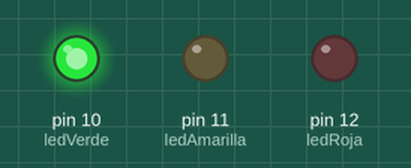
This sketch was run on a simulated Arduino Uno, built with avr-gcc and run on an emulated ATmega328P. Shown: output pins drawn as LEDs (lit = HIGH).

Above: at 2.5 s.
At 5.12 s:
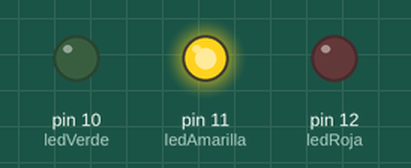
At 5.87 s:
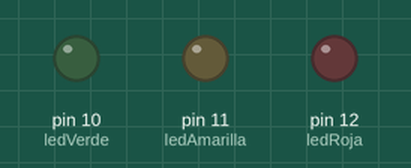
At 9.5 s:
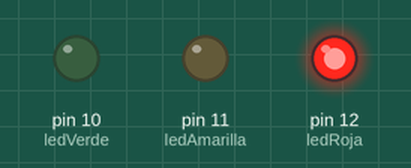
Timing chart, 0 to 15.6 s (numbered marks = the images above):
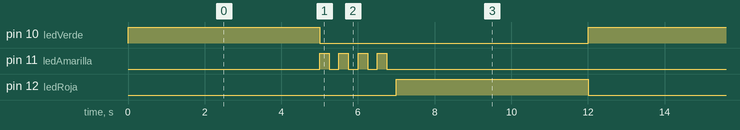

Measured:
- by itself, pin 10 (ledVerde), pin 12 (ledRoja): alternates HIGH for 5.0 s and LOW for 7.0 s
- by itself, pin 11 (ledAmarilla): repeats every 12.0 s: 3 × (LOW 0.25 s, HIGH 0.25 s), LOW 10.3 s, HIGH 0.25 s
- by itself, everything shown: repeats every 12.0 s, in 11 steps

The sketch:

01-SemaforoRealistaParpadeosLuzAmarillaEnBucle.ino
```cpp
/*
Semáforo Proyecto 1:
    Tenemos tres leds sencillos en total

    Un led verde en el pin 10.
    Un led amarillo en el pin 11.
    Un led rojo en el pin 12.
    Sabemos que los proyectos con semáforos acaban siendo odiados por lo mucho que se usan (o abusan), pero están bien para aprender. La tarea final de este proyecto es escribir un programa que encienda y apague las luces según un semáforo, de momento sin parpadear. Debe hacer lo típico:

    Encender el led verde 5 segundos.
    Encender el led amarillo 2 segundos.
    Encender el led rojo 5 segundos.

Semáforo realista:
    Tengo un led amarillo, que es lo que parpadea ahora
    Al semáforo de la tarea del proyecto 1 le vamos a añadir una complicación para que sea más realista: la luz amarilla en lugar de estar encendida 2 segundos, ahora va a parpadear 4 veces. Entre las tareas de encender la luz verde y la roja, meteríamos unas nuevas así:
*/

int ledVerde = 10;
int ledAmarilla = 11;
int ledRoja = 12;
void setup()
{
    pinMode(ledVerde, OUTPUT);
    pinMode(ledAmarilla, OUTPUT);
    pinMode(ledRoja, OUTPUT);
}

void loop()
{
    //Luz verde
    digitalWrite(ledVerde, HIGH);
    delay(5000);
    digitalWrite(ledVerde, LOW);

    //Luz amarilla -> Semáforo realista, ahora parpadea cuatro veces durante los dos segundos -> Se enciende durante 250ms y se apaga durante 250ms = un parpadeo de 500ms = un parpadeo de medio segundo
    digitalWrite(11, HIGH);
    delay(250);
    digitalWrite(11, LOW);
    delay(250);
    digitalWrite(11, HIGH);
    delay(250);
    digitalWrite(11, LOW);
    delay(250);
    digitalWrite(11, HIGH);
    delay(250);
    digitalWrite(11, LOW);
    delay(250);
    digitalWrite(11, HIGH);
    delay(250);
    digitalWrite(11, LOW);
    delay(250);

    //Luz roja
    digitalWrite(ledRoja, HIGH);
    delay(5000);
    digitalWrite(ledRoja, LOW);
}
```
